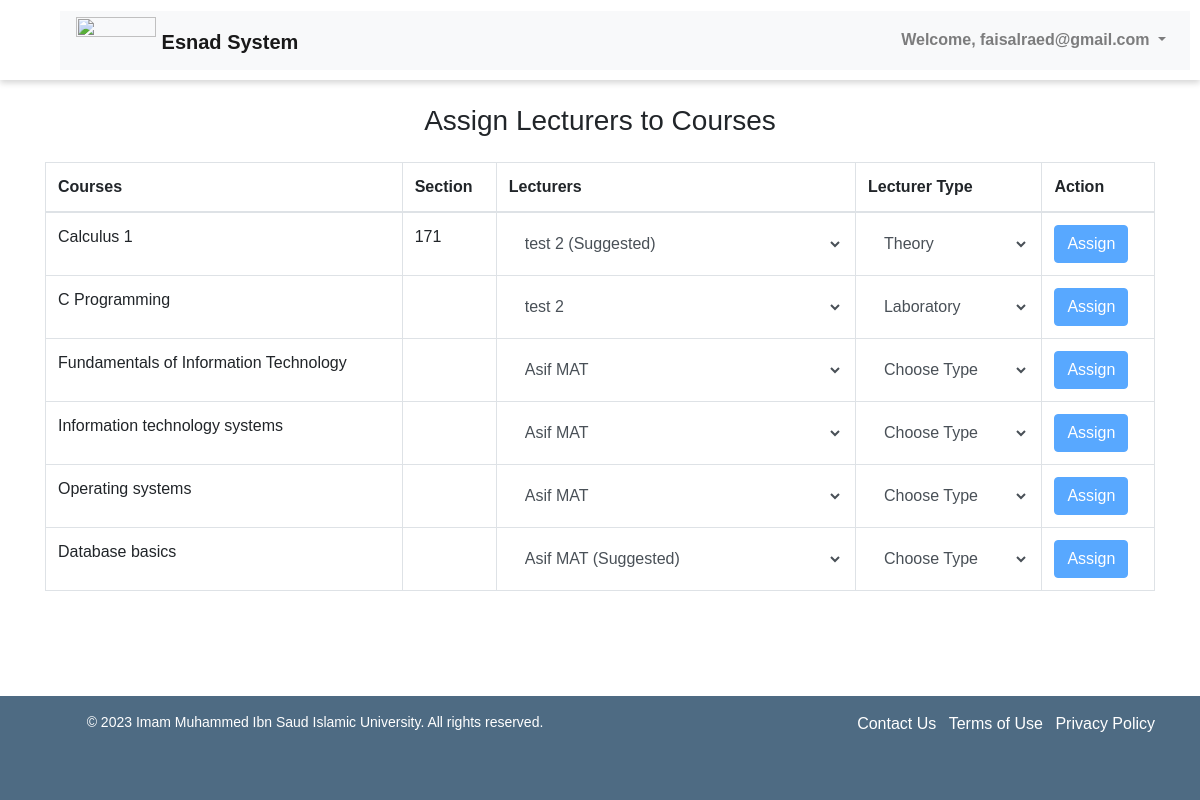
Page /esnad/ (signed in) on the committed database.
### pages/models.py (models this page shows, shortened)
class Course(models.Model):
    course_code = models.CharField(max_length=100)
    course_name = models.CharField(max_length=100)
    credit_hours = models.PositiveIntegerField(null=True)
    course_lecturer = models.ForeignKey('Lecturer', on_delete=models.SET_NULL, null=True, related_name='courses_taught')
    course_level = models.PositiveIntegerField(null=True)
    course_lab_lecturer = models.ForeignKey('Lecturer', on_delete=models.SET_NULL, null=True, blank=True, related_name='lab_courses_taught')
    course_past_lecturers = models.ManyToManyField('Lecturer', related_name='past_courses', blank=True)
    course_time = models.TimeField(null=True, blank=True)
    course_day = models.CharField(max_length=1, choices=DAYS_OF_WEEK, null=True, blank=True)
    course_department = models.ForeignKey('Department', on_delete=models.SET_NULL, null=True, blank=True)
    course_building = models.CharField(max_length=100, blank=True)
    course_section = models.CharField(max_length=100, blank=True)

### pages/views.py (the view)
# urls.py: path('esnad/', esnad, name='esnad'),
@login_required(login_url='login')
def esnad(request):
    lecturers = Lecturer.objects.all()
    courses = Course.objects.all()
    return render(request, 'esnad.html', {'lecturers': lecturers, 'courses': courses})

### pages/context_processors.py (called while the page is built)
def get_user_groups(request):
    if request.user.is_authenticated:
        groups = request.user.groups.all()
        for group in groups:
            if group.name == 'Coordinators':
                return {'get_user_groups': True}
    return {'get_user_groups': False}

### pages/templates/esnad.html (shortened to what this page needs)
{% extends 'base.html' %}
{% load static %}
{% block extra_css %}
    <link rel="stylesheet" href="{% static 'esnad.css' %}">
{% endblock %}
{% block content %}
    <div class="container">
        <h3 class="mt-4 mb-4 text-center">Assign Lecturers to Courses</h3>
        <table class="table table-hover table-bordered">
            <thead>
              <tr>
                <th scope="col">Courses</th>
                <th scope="col">Section</th>
                <th scope="col">Lecturers</th>
                <th scope="col">Lecturer Type</th>
                <th scope="col">Action</th>
              </tr>
            </thead>
            <tbody>
              {% for course in courses %}
                <tr>
                    <form action="{% url 'add_lecturer_to_course' course.id %}" method="POST">
                    <td>{{ course.course_name }}</td>
                    <td>{{ course.course_section }}</td>
                    <td>
                        <select required name="lecturer" name="lecturer" class="form-control bg-white border-0" {% if not user.is_superuser %} disabled {% endif %}>
                        {% for lecturer in lecturers %}
                            {% if lecturer == course.course_lecturer or lecturer == course.course_lab_lecturer %}
                                <option value="{{ lecturer.id }}" selected>
                                    {{ lecturer.lecturer_name }}
                                    {% if user.is_superuser and lecturer in course.course_past_lecturers.all %}
                                        <span style="font-size: 10px;">(Suggested)</span>
                                    {% elif lecturer.lecturer_department == course.course_department %}
                                        <span style="font-size: 10px;">(Suggested)</span>
                                    {% endif %}
                                </option>
                            {% else %}
                                <option value="{{ lecturer.id }}">
                                    {{ lecturer.lecturer_name }}
                                    {% if user.is_superuser and lecturer in course.course_past_lecturers.all %}
                                        <span style="font-size: 10px;">(Suggested)</span>
                                    {% elif lecturer.lecturer_department == course.course_department %}
                                        <span style="font-size: 10px;">(Suggested)</span>
                                    {% endif %}
                                </option>
                            {% endif %}
                        {% endfor %}
                        </select>
                    </td>
                    <td>
                        <select required name="lecturer_type" class="form-control bg-white border-0">
                            <option value="">Choose Type</option>
                            <option value="L" {% if course.course_lab_lecturer %} selected {% endif %}
                            >Laboratory</option>
                            <option value="T" {% if course.course_lecturer %} selected {% endif %}
                            >Theory</option>
                        </select>
                    </td>
                    <td>
                        <button type="submit" class="btn btn-primary" {% if not user.is_superuser %} disabled {% endif %}>Assign</button>
                    </td>
                </form>
                </tr>
                {% endfor %}
            </tbody>
          </table>
    </div>
{% endblock %}

### pages/templates/header.html (shortened to what this page needs)
{% load static %}
<!DOCTYPE html>
<html lang="en">
<head>
    <link rel="stylesheet" href="{% static 'headfoot.css' %}">
    <link rel="stylesheet" href="https://maxcdn.bootstrapcdn.com/bootstrap/4.5.2/css/bootstrap.min.css">
</head>
<body>
    <header>
        <nav class="navbar navbar-expand-lg navbar-light bg-light">
            <a class="navbar-brand pt-2" href="{% url 'landing' %}">
                <img src="{% static 'images/logo.png' %}" style="margin-top: -12px;" width="80" class="d-inline-block align-top" alt="">
                <span>Esnad System</span>
            </a>
            {% if user.is_authenticated %}
                <div class="collapse navbar-collapse" id="navbarNav">
                    <ul class="navbar-nav ml-auto">
                        {% if user.is_authenticated %}
                        <li class="nav-item dropdown">
                            <a class="nav-link dropdown-toggle" href="#" id="navbarDropdown" role="button" data-toggle="dropdown"
                                aria-haspopup="true" aria-expanded="false">
                                Welcome, {{ user.username }}
                            </a>
                        </li>
                        {% else %}
                        <li class="nav-item">
                            <a class="nav-link btn btn-sm btn-secondary px-4 text-white" href="{% url 'login' %}">Log In</a>
                        </li>
                        {% endif %}
                    </ul>
                </div>
            {% endif %}
        </nav>
    </header>
</body>
</html>

### pages/static/myfirst.css (style rules this page uses)
body.base { font-family: Arial, sans-serif; margin: 0; padding: 0; }
body.base header { display: flex; flex-direction: row; justify-content: space-between; align-items: center; padding: 10px; box-shadow: 0 3px 6px rgba(0, 0, 0, 0.16); height: 80px; }
body.base nav { flex: 1; margin-left: 50px; }
body.base nav ul { display: flex; flex-direction: row; justify-content: flex-end; align-items: center; list-style-type: none; margin: 0; padding: 0; }
body.base nav li { margin-left: 20px; }
body.base nav a { color: #000; text-decoration: none; font-weight: bold; }

### pages/static/headfoot.css (style rules this page uses)
header { display: flex; flex-direction: row; justify-content: space-between; align-items: center; height: 20%; background-color: #fff; padding: 10px; box-shadow: 0 3px 6px rgba(0, 0, 0, 0.16); }
.logo-left img, .logo-right img, .navbar-brand img { height: 100%; }
nav { flex: 1; margin-left: 50px; }
nav ul { display: flex; flex-direction: row; justify-content: flex-end; align-items: center; list-style-type: none; margin: 0; padding: 0; }
nav li { margin-left: 20px; }
nav a { color: #000; text-decoration: none; font-weight: bold; }

### rows in the picture
Course: course_name "Calculus 1", course_section "171", lecturer_type "Theory"
Course: course_name "C Programming", lecturer_type "Laboratory"
Course: course_name "Fundamentals of Information Technology"
Course: course_name "Information technology systems"
Course: course_name "Operating systems"
Course: course_name "Database basics"

### other values in the picture
{{ user.username }} "faisalraed@gmail.com"
form field lecturer "test 2 (Suggested)"
form field lecturer "test 2"
form field lecturer "Asif MAT"
form field lecturer "Asif MAT (Suggested)"
